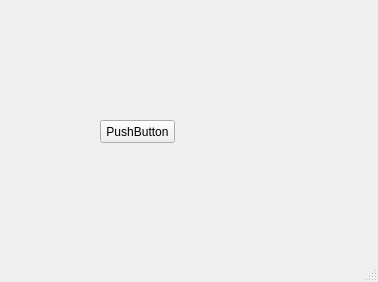
<?xml version="1.0" encoding="UTF-8"?>
<ui version="4.0">
 <class>MainWindow</class>
 <widget class="QMainWindow" name="MainWindow">
  <property name="geometry">
   <rect>
    <x>0</x>
    <y>0</y>
    <width>378</width>
    <height>282</height>
   </rect>
  </property>
  <property name="minimumSize">
   <size>
    <width>100</width>
    <height>100</height>
   </size>
  </property>
  <property name="windowTitle">
   <string>MainWindow</string>
  </property>
  <widget class="QWidget" name="centralwidget">
   <widget class="QPushButton" name="pushButton">
    <property name="geometry">
     <rect>
      <x>100</x>
      <y>120</y>
      <width>75</width>
      <height>23</height>
     </rect>
    </property>
    <property name="text">
     <string>PushButton</string>
    </property>
   </widget>
  </widget>
  <widget class="QMenuBar" name="menubar">
   <property name="geometry">
    <rect>
     <x>0</x>
     <y>0</y>
     <width>378</width>
     <height>21</height>
    </rect>
   </property>
  </widget>
  <widget class="QStatusBar" name="statusbar"/>
 </widget>
 <resources/>
 <connections/>
</ui>
